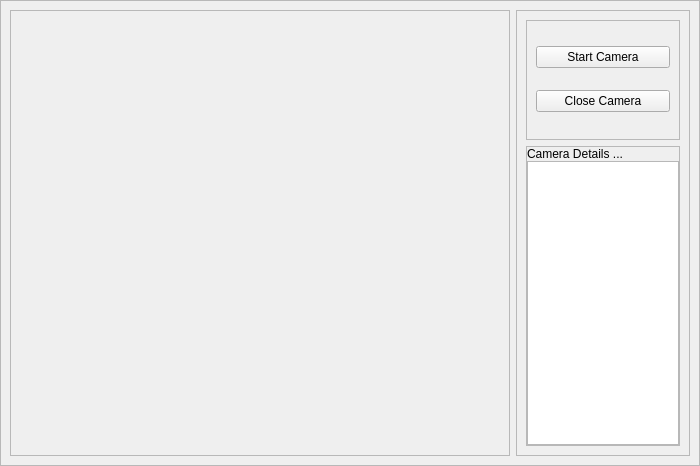
<?xml version="1.0" encoding="UTF-8"?>
<ui version="4.0">
 <class>MainWindow</class>
 <widget class="QMainWindow" name="MainWindow">
  <property name="geometry">
   <rect>
    <x>0</x>
    <y>0</y>
    <width>700</width>
    <height>466</height>
   </rect>
  </property>
  <property name="minimumSize">
   <size>
    <width>500</width>
    <height>466</height>
   </size>
  </property>
  <property name="maximumSize">
   <size>
    <width>700</width>
    <height>466</height>
   </size>
  </property>
  <property name="mouseTracking">
   <bool>false</bool>
  </property>
  <property name="windowTitle">
   <string>MainWindow</string>
  </property>
  <widget class="QWidget" name="centralwidget">
   <layout class="QVBoxLayout" name="verticalLayout">
    <property name="spacing">
     <number>0</number>
    </property>
    <property name="leftMargin">
     <number>0</number>
    </property>
    <property name="topMargin">
     <number>0</number>
    </property>
    <property name="rightMargin">
     <number>0</number>
    </property>
    <property name="bottomMargin">
     <number>0</number>
    </property>
    <item>
     <widget class="QFrame" name="wrapper">
      <property name="frameShape">
       <enum>QFrame::StyledPanel</enum>
      </property>
      <property name="frameShadow">
       <enum>QFrame::Raised</enum>
      </property>
      <layout class="QHBoxLayout" name="horizontalLayout">
       <item>
        <widget class="QFrame" name="camera">
         <property name="minimumSize">
          <size>
           <width>500</width>
           <height>0</height>
          </size>
         </property>
         <property name="frameShape">
          <enum>QFrame::StyledPanel</enum>
         </property>
         <property name="frameShadow">
          <enum>QFrame::Raised</enum>
         </property>
         <layout class="QVBoxLayout" name="verticalLayout_5">
          <property name="spacing">
           <number>0</number>
          </property>
          <property name="leftMargin">
           <number>0</number>
          </property>
          <property name="topMargin">
           <number>0</number>
          </property>
          <property name="rightMargin">
           <number>0</number>
          </property>
          <property name="bottomMargin">
           <number>0</number>
          </property>
         </layout>
        </widget>
       </item>
       <item>
        <widget class="QFrame" name="buttons">
         <property name="frameShape">
          <enum>QFrame::StyledPanel</enum>
         </property>
         <property name="frameShadow">
          <enum>QFrame::Raised</enum>
         </property>
         <layout class="QVBoxLayout" name="verticalLayout_2">
          <item>
           <widget class="QFrame" name="frame">
            <property name="minimumSize">
             <size>
              <width>0</width>
              <height>120</height>
             </size>
            </property>
            <property name="frameShape">
             <enum>QFrame::StyledPanel</enum>
            </property>
            <property name="frameShadow">
             <enum>QFrame::Raised</enum>
            </property>
            <layout class="QVBoxLayout" name="verticalLayout_3">
             <item>
              <widget class="QPushButton" name="start">
               <property name="text">
                <string>Start Camera</string>
               </property>
              </widget>
             </item>
             <item>
              <widget class="QPushButton" name="stop">
               <property name="text">
                <string>Close Camera</string>
               </property>
              </widget>
             </item>
            </layout>
           </widget>
          </item>
          <item>
           <widget class="QFrame" name="frame_2">
            <property name="minimumSize">
             <size>
              <width>0</width>
              <height>300</height>
             </size>
            </property>
            <property name="maximumSize">
             <size>
              <width>16777215</width>
              <height>300</height>
             </size>
            </property>
            <property name="frameShape">
             <enum>QFrame::StyledPanel</enum>
            </property>
            <property name="frameShadow">
             <enum>QFrame::Raised</enum>
            </property>
            <layout class="QVBoxLayout" name="verticalLayout_4">
             <property name="spacing">
              <number>0</number>
             </property>
             <property name="leftMargin">
              <number>0</number>
             </property>
             <property name="topMargin">
              <number>0</number>
             </property>
             <property name="rightMargin">
              <number>0</number>
             </property>
             <property name="bottomMargin">
              <number>0</number>
             </property>
             <item>
              <widget class="QLabel" name="label">
               <property name="text">
                <string>Camera Details ...</string>
               </property>
              </widget>
             </item>
             <item>
              <widget class="QPlainTextEdit" name="result"/>
             </item>
            </layout>
           </widget>
          </item>
         </layout>
        </widget>
       </item>
      </layout>
     </widget>
    </item>
   </layout>
  </widget>
 </widget>
 <resources/>
 <connections/>
</ui>
